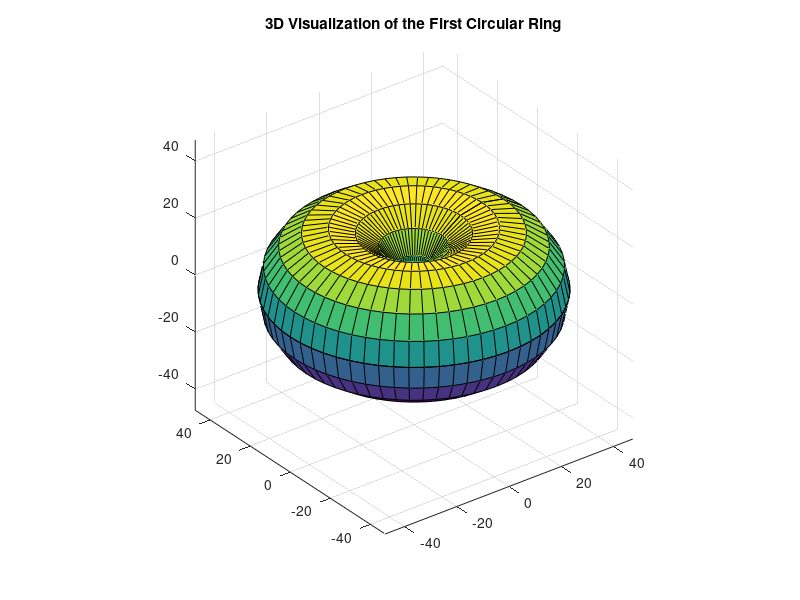
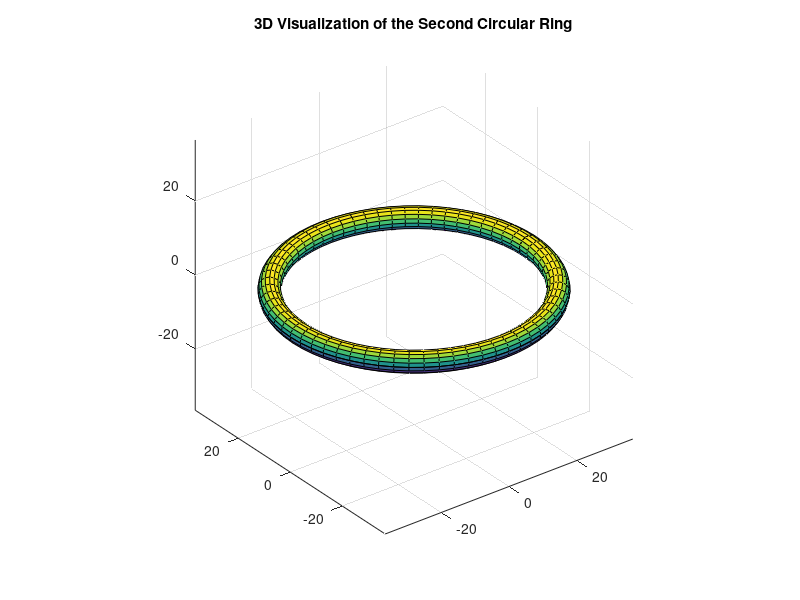

Write the MATLAB code that produced these figures, in order.
% ************************************************************************
% Author: CONG LI
% Date Created: 2022
%
% This script is part of a course project for 
% Mathematical Experiment
% at University of Electronic Science and Technology of China (UESTC)
% ************************************************************************

% ----------------------------------------------------------
% A1.4 Feature Calculation of a Circular Ring
%
% Problem Statement:
% This program reads data from separate text files ("data_ring1.txt" and "data_ring2.txt"),
% which contain 3D coordinate points of circular rings.
% The program performs the following tasks:
% 1. Computes the outer radius (R), inner radius (r), and maximum height difference (h).
% 2. Uses the computed values to visualize the circular ring in 3D.
%
% Data Format:
% - Each row in the data file represents a point in 3D space: (x, y, z)
% ----------------------------------------------------------

%% Process the first ring (data_ring1.txt)
A = load('data_ring1.txt'); % Load data from the first file
num = size(A,1); % Get the number of data points
R = 0; % Initialize the outer radius
r = 1000000; % Initialize the inner radius with a large value
h = 0; % Initialize height difference

% Iterate through all data points to determine R, r, and h
for i = 1:num
    r_temp = A(i,1)^2 + A(i,2)^2; % Compute squared distance from origin (x^2 + y^2)
    
    if r_temp > R
        R = r_temp; % Update outer radius (max distance)
    end
    if r_temp < r
        r = r_temp; % Update inner radius (min distance)
    end
    
    if i <= (num-1)
        % Compute the maximum height difference (h) between consecutive points
        if h < abs(A(i,3) - A(i+1,3))
            h = abs(A(i,3) - A(i+1,3));
        end
    end
end

% Convert squared radii to actual radii
r = sqrt(r);
R = sqrt(R);

% Generate and visualize the ring in 3D
u = (0:pi/8:2*pi)'; % Angle values for plotting
v = (0:pi/32:2*pi)'; 

X3 = [R + r*cos(u), r*sin(u)]; % Compute X3 matrix for visualization
Z = X3(:,2)'; Z = Z(ones(1,length(v)),:);
X = Z; Y = Z;

% Transform X, Y using rotation
for i = 1:length(v)
    X(i,:) = cos(v(i)) * X3(:,1)';
    Y(i,:) = sin(v(i)) * X3(:,1)';
end

figure(1); % Open a new figure
surf(X, Y, Z); % Plot the 3D surface of the ring
axis equal; % Set equal axis scaling
title('3D Visualization of the First Circular Ring');

%% Process the second ring (data_ring2.txt)
A = load('data_ring2.txt'); % Load data from the second file
num = size(A,1);
R = 0;
r = 1000000;
h = 0;

% Iterate through all data points to determine R, r, and h
for i = 1:num
    r_temp = A(i,1)^2 + A(i,2)^2; % Compute squared distance from origin (x^2 + y^2)
    
    if r_temp > R
        R = r_temp; % Update outer radius (max distance)
    end
    if r_temp < r
        r = r_temp; % Update inner radius (min distance)
    end
    
    if i <= (num-1)
        % Compute the maximum height difference (h) between consecutive points
        if h < abs(A(i,3) - A(i+1,3))
            h = abs(A(i,3) - A(i+1,3));
        end
    end
end

% Convert squared radii to actual radii
r = sqrt(r);
R = sqrt(R);

% Generate and visualize the second ring in 3D
u = (0:pi/8:2*pi)'; % Angle values for plotting
v = (0:pi/32:2*pi)'; 

X3 = [R + r*cos(u), r*sin(u)]; % Compute X3 matrix for visualization
Z = X3(:,2)'; Z = Z(ones(1,length(v)),:);
X = Z; Y = Z;

% Transform X, Y using rotation
for i = 1:length(v)
    X(i,:) = cos(v(i)) * X3(:,1)';
    Y(i,:) = sin(v(i)) * X3(:,1)';
end

figure(2); % Open a new figure
surf(X, Y, Z); % Plot the 3D surface of the second ring
axis equal; % Set equal axis scaling
title('3D Visualization of the Second Circular Ring');
